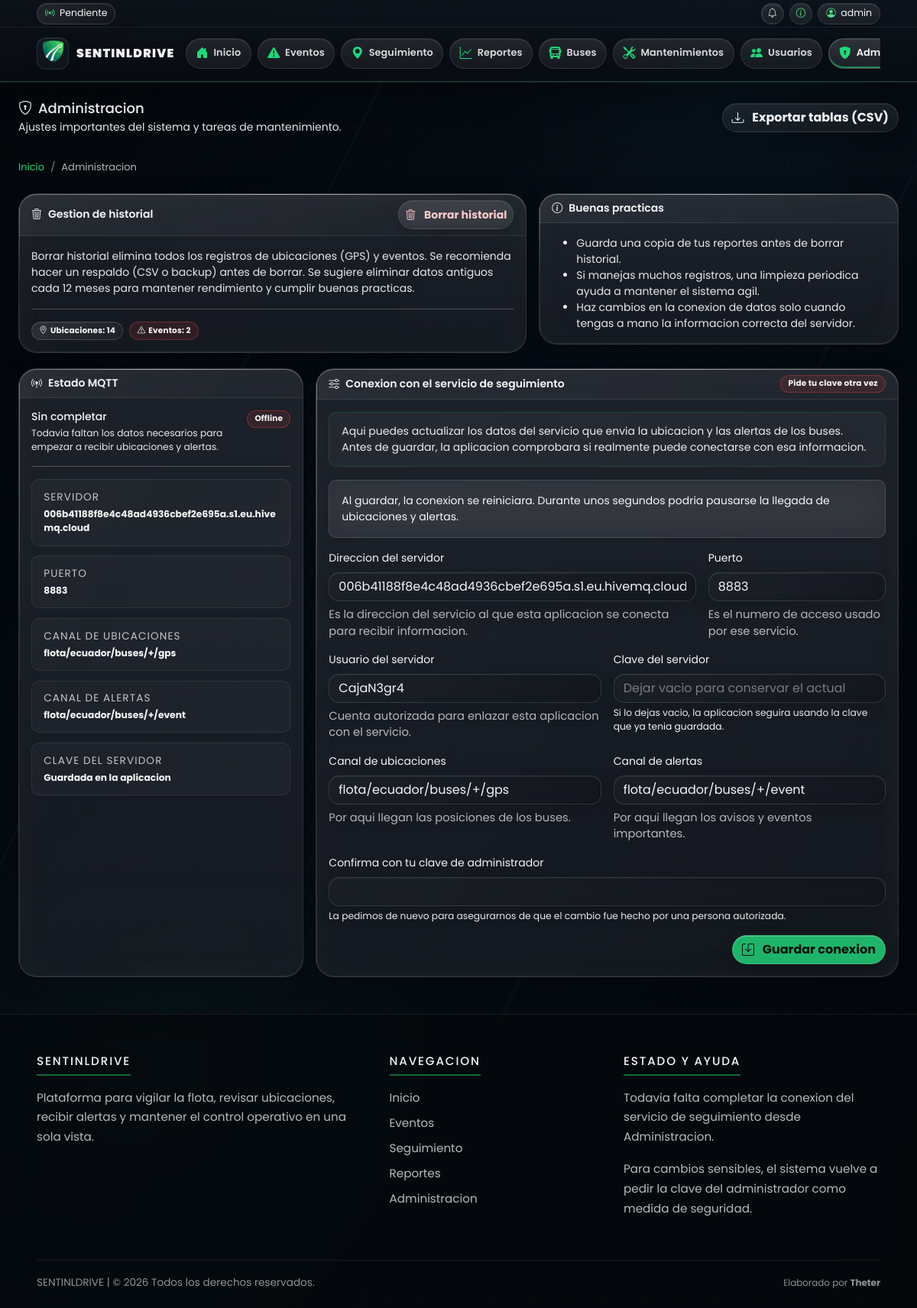
The page /admin (signed in) on the database its author committed.
### app/models/system_setting.py (models this page shows, shortened)
class SystemSetting(db.Model):
    __tablename__ = "system_setting"
    key = db.Column(db.String(80), primary_key=True)
    value = db.Column(db.Text, nullable=True)
    updated_at = db.Column(
        db.DateTime(timezone=True),
        default=ecuador_now,
        onupdate=ecuador_now,
        nullable=False,
    )
    @classmethod
    def get_value(cls, key: str, default=None):
        row = db.session.get(cls, key)
        if row is None or row.value in (None, ""):
            return default
        return row.value

### app/routes/admin.py (the view)
@admin_bp.route("/admin")
@require_admin
def admin_panel():
    return _render_admin_panel()

### app/routes/admin.py (called while the page is built)
def _admin_panel_context(mqtt_settings_override: dict | None = None) -> dict:
    total_events = Event.query.count()
    total_locations = Location.query.count()
    return {
        "total_events": total_events,
        "total_locations": total_locations,
        "mqtt_state": MQTT_STATE,
        "mqtt_settings": mqtt_settings_override or get_mqtt_form_defaults(current_app.config),
        "mqtt_runtime": get_runtime_mqtt_settings(current_app.config),
    }

def _render_admin_panel(mqtt_settings_override: dict | None = None, status_code: int = 200):
    return (
        render_template(
            "admin.html",
            **_admin_panel_context(mqtt_settings_override=mqtt_settings_override),
        ),
        status_code,
    )

### app/utils/time.py (called while the page is built)
def ecuador_now() -> datetime:
    return datetime.now(ECUADOR_TZ)

### app/templates/admin.html (shortened to what this page needs)
{% extends "base.html" %}
{% block content %}
<div class="d-flex align-items-center justify-content-between flex-wrap gap-2 mb-4">
    <div>
        <h2 class="mb-1"><i class="bi bi-shield-lock me-2"></i>Administracion</h2>
        <div class="text-muted">Ajustes importantes del sistema y tareas de mantenimiento.</div>
    </div>
    <div class="d-flex gap-2">
        <a class="btn btn-outline-secondary" href="{{ url_for('reports.download_tables') }}">
            <i class="bi bi-download me-1"></i> Exportar tablas (CSV)
        </a>
    </div>
</div>
<nav aria-label="breadcrumb" class="breadcrumb-nav">
    <ol class="breadcrumb">
        <li class="breadcrumb-item"><a href="{{ url_for('dashboard.dashboard') }}">Inicio</a></li>
        <li class="breadcrumb-item active" aria-current="page">Administracion</li>
    </ol>
</nav>
<div class="row g-3">
    <div class="col-12 col-xl-7">
        <div class="card">
            <div class="card-header d-flex align-items-center justify-content-between flex-wrap gap-2">
                <div class="fw-semibold"><i class="bi bi-trash3 me-2"></i>Gestion de historial</div>
                <button type="button" class="btn btn-danger btn-sm" data-bs-toggle="modal" data-bs-target="#purgeHistoryModal">
                    <i class="bi bi-trash3 me-1"></i> Borrar historial
                </button>
            </div>
            <div class="card-body">
                <div class="text-muted">
                    Borrar historial elimina todos los registros de ubicaciones (GPS) y eventos.
                    Se recomienda hacer un respaldo (CSV o backup) antes de borrar.
                    Se sugiere eliminar datos antiguos cada 12 meses para mantener rendimiento y cumplir buenas practicas.
                </div>
                <hr class="opacity-25">
                <div class="d-flex flex-wrap gap-2">
                    <span class="badge badge-soft"><i class="bi bi-geo-alt me-1"></i>Ubicaciones: {{ total_locations }}</span>
                    <span class="badge badge-danger-soft"><i class="bi bi-exclamation-triangle me-1"></i>Eventos: {{ total_events }}</span>
                </div>
            </div>
        </div>
    </div>
    <div class="col-12 col-xl-5">
        <div class="card">
            <div class="card-header fw-semibold"><i class="bi bi-info-circle me-2"></i>Buenas practicas</div>
            <div class="card-body">
                <ul class="mb-0 text-muted">
                    <li>Guarda una copia de tus reportes antes de borrar historial.</li>
                    <li>Si manejas muchos registros, una limpieza periodica ayuda a mantener el sistema agil.</li>
                    <li>Haz cambios en la conexion de datos solo cuando tengas a mano la informacion correcta del servidor.</li>
                </ul>
            </div>
        </div>
    </div>
</div>
<div class="row g-3 mt-1">
    <div class="col-12 col-xl-4">
        <div class="card h-100">
            <div class="card-header fw-semibold"><i class="bi bi-broadcast-pin me-2"></i>Estado MQTT</div>
            <div class="card-body">
                <div class="d-flex align-items-start justify-content-between">
                    <div>
                        {% if not mqtt_state.configuration_ready %}
                        <div class="h5 mb-1">Sin completar</div>
                        <div class="text-muted small">Todavia faltan los datos necesarios para empezar a recibir ubicaciones y alertas.</div>
                        {% elif mqtt_state.connected %}
                        <div class="h5 mb-1">Recibiendo datos</div>
                        <div class="text-muted small">La conexion con el servidor esta activa y lista para trabajar.</div>
                        {% else %}
                        <div class="h5 mb-1">Sin comunicacion</div>
                        <div class="text-muted small">La aplicacion intentara reconectarse automaticamente.</div>
                        {% endif %}
                    </div>
                    <span class="badge {% if mqtt_state.connected %}badge-soft{% else %}badge-danger-soft{% endif %}">
                        {% if mqtt_state.connected %}Online{% else %}Offline{% endif %}
                    </span>
                </div>
                <hr class="opacity-25">
                <div class="status-list small">
                    <div class="status-row">
                        <div>
                            <span class="status-row-label">Servidor</span>
                            <span class="status-row-value">{{ mqtt_runtime.broker or 'Aun no definido' }}</span>
                        </div>
                    </div>
                    <div class="status-row">
                        <div>
                            <span class="status-row-label">Puerto</span>
                            <span class="status-row-value">{{ mqtt_runtime.port or 'No disponible' }}</span>
                        </div>
                    </div>
                    <div class="status-row">
                        <div>
                            <span class="status-row-label">Canal de ubicaciones</span>
                            <span class="status-row-value">{{ mqtt_runtime.topic_gps or 'Aun no definido' }}</span>
                        </div>
                    </div>
                    <div class="status-row">
                        <div>
                            <span class="status-row-label">Canal de alertas</span>
                            <span class="status-row-value">{{ mqtt_runtime.topic_event or 'Aun no definido' }}</span>
                        </div>
                    </div>
                    <div class="status-row">
                        <div>
                            <span class="status-row-label">Clave del servidor</span>
                            <span class="status-row-value">{% if mqtt_settings.mqtt_password_saved %}Guardada en la aplicacion{% elif mqtt_settings.mqtt_password_available %}Disponible por respaldo{% else %}Aun pendiente{% endif %}</span>
                        </div>
                    </div>
                </div>
            </div>
        </div>
    </div>
    <div class="col-12 col-xl-8">
        <div class="card settings-panel">
            <div class="card-header d-flex align-items-center justify-content-between flex-wrap gap-2">
                <div class="fw-semibold"><i class="bi bi-sliders me-2"></i>Conexion con el servicio de seguimiento</div>
                <span class="badge badge-danger-soft">Pide tu clave otra vez</span>
            </div>
            <div class="card-body">
                <div class="settings-intro">
                    Aqui puedes actualizar los datos del servicio que envia la ubicacion y las alertas de los buses. Antes de guardar, la aplicacion comprobara si realmente puede conectarse con esa informacion.
                </div>
                <div class="alert alert-warning" role="alert">
                    Al guardar, la conexion se reiniciara. Durante unos segundos podria pausarse la llegada de ubicaciones y alertas.
                </div>
                <form action="{{ url_for('admin.update_mqtt_settings') }}" method="POST">
                    <div class="row g-3">
                        <div class="col-md-8">
                            <label class="form-label">Direccion del servidor</label>
                            <input type="text" name="mqtt_broker" class="form-control" required value="{{ mqtt_settings.mqtt_broker }}">
                            <div class="field-explain">Es la direccion del servicio al que esta aplicacion se conecta para recibir informacion.</div>
                        </div>
                        <div class="col-md-4">
                            <label class="form-label">Puerto</label>
                            <input type="number" name="mqtt_port" class="form-control" min="1" required value="{{ mqtt_settings.mqtt_port }}">
                            <div class="field-explain">Es el numero de acceso usado por ese servicio.</div>
                        </div>
                        <div class="col-md-6">
                            <label class="form-label">Usuario del servidor</label>
                            <input type="text" name="mqtt_username" class="form-control" required value="{{ mqtt_settings.mqtt_username }}">
                            <div class="field-explain">Cuenta autorizada para enlazar esta aplicacion con el servicio.</div>
                        </div>
                        <div class="col-md-6">
                            <label class="form-label">Clave del servidor</label>
                            <input type="password" name="mqtt_password" class="form-control" autocomplete="new-password" placeholder="{% if mqtt_settings.mqtt_password_available %}Dejar vacio para conservar el actual{% else %}Ingresa el password del broker{% endif %}">
                            <div class="form-text">
                                {% if mqtt_settings.mqtt_password_available %}
                                Si lo dejas vacio, la aplicacion seguira usando la clave que ya tenia guardada.
                                {% else %}
                                Este dato es obligatorio para completar la conexion.
                                {% endif %}
                            </div>
                        </div>
                        <div class="col-md-6">
                            <label class="form-label">Canal de ubicaciones</label>
                            <input type="text" name="mqtt_topic_gps" class="form-control" required value="{{ mqtt_settings.mqtt_topic_gps }}">
                            <div class="field-explain">Por aqui llegan las posiciones de los buses.</div>
                        </div>
                        <div class="col-md-6">
                            <label class="form-label">Canal de alertas</label>
                            <input type="text" name="mqtt_topic_event" class="form-control" required value="{{ mqtt_settings.mqtt_topic_event }}">
                            <div class="field-explain">Por aqui llegan los avisos y eventos importantes.</div>
                        </div>
                        <div class="col-12">
                            <label class="form-label">Confirma con tu clave de administrador</label>
                            <input type="password" name="admin_password" class="form-control" autocomplete="current-password" required>
                            <div class="form-text">La pedimos de nuevo para asegurarnos de que el cambio fue hecho por una persona autorizada.</div>
                        </div>
                        <div class="col-12 d-flex justify-content-end">
                            <button type="submit" class="btn btn-primary">
                                <i class="bi bi-save me-1"></i> Guardar conexion
                            </button>
                        </div>
                    </div>
                </form>
            </div>
        </div>
    </div>
</div>
{% endblock %}

### static/css/theme.css (style rules this page uses)
:root, :root[data-theme="glass-dark"] { --bg-base: #060b12; --bg-main: var(--bg-base); --bg-surface: rgba(18, 22, 30, 0.58); --bg-surface-strong: rgba(20, 24, 32, 0.68); --glass-bg: rgba(18, 22, 30, 0.58); --glass-bg-strong: rgba(20, 24, 32, 0.68); --glass-border: rgba(255, 255, 255, 0.10); --glass-border-strong: rgba(255, 255, 255, 0.16); --glass-highlight: rgba(255, 255, 255, 0.08); --glass-shadow: rgba(0, 0, 0, 0.34); --line-soft: rgba(255, 255, 255, 0.08); --line-bright: rgba(255, 255, 255, 0.18); --text-primary: rgba(255, 255, 255, 0.96); --text-secondary: rgba(255, 255, 255, 0.74); --text-muted: rgba(255, 255, 255, 0.52); --accent-green: #22d67a; --accent-green-soft: rgba(34, 214, 122, 0.18); --accent-cyan: #42d7ff; --accent-cyan-soft: rgba(66, 215, 255, 0.16); --accent: var(--accent-green); --accent-soft: var(--accent-green-soft); --success: #22d67a; --warning: #ffb020; --danger: #ff5f6d; --info: #42d7ff; --chart-grid: rgba(255, 255, 255, 0.10); --chart-text: rgba(255, 255, 255, 0.78); --shadow-soft: 0 22px 56px rgba(0, 0, 0, 0.34); --radius-sm: 10px; --radius-md: 14px; --radius-lg: 18px; --radius-xl: 24px; --transition-fast: 150ms ease; --transition-normal: 240ms ease; --header-height: 64px; --nav-height: 58px; --logo-size-navbar: 42px; --logo-size-compact: 36px; --background: var(--bg-main); --card-background: var(--bg-surface); --border-color: var(--glass-border); --accent-color: var(--accent); --success-color: var(--success); --warning-color: var(--warning); --danger-color: var(--danger); --chart-grid-color: var(--chart-grid); --chart-text-color: var(--chart-text); --bg: var(--bg-main); --surface: var(--bg-surface); --text: var(--text-primary); --muted: var(--text-secondary); --border: var(--glass-border); --border-2: rgba(255, 255, 255, 0.16); --border-accent: rgba(34, 214, 122, 0.46); --shadow: 0 28px 72px rgba(0, 0, 0, 0.44); }
html[data-theme="glass-dark"] { color-scheme: dark; }
html[data-theme="glass-dark"], html[data-theme="glass-dark"] body { min-height: 100%; background: radial-gradient(circle at 12% 8%, rgba(34, 214, 122, 0.12), transparent 28rem), radial-gradient(circle at 86% 12%, rgba(66, 215, 255, 0.11), transparent 24rem), linear-gradient(145deg, #02060a 0%, #061019 42%, #0f1724 100%); color: var(--text-primary); }
html[data-theme="glass-dark"] body { position: relative; isolation: isolate; }
html[data-theme="glass-dark"] body::before, html[data-theme="glass-dark"] body::after { content: ""; position: fixed; inset: 0; pointer-events: none; z-index: -2; }
html[data-theme="glass-dark"] body::before { background: radial-gradient(circle, rgba(34, 214, 122, 0.18) 1px, transparent 1.6px) 0 0 / 46px 46px, linear-gradient(120deg, rgba(34, 214, 122, 0.055), transparent 28%), linear-gradient(300deg, rgba(66, 215, 255, 0.045), transparent 32%); opacity: 0.5; }
html[data-theme="glass-dark"] body::after { background: linear-gradient(115deg, transparent 0 26%, rgba(34, 214, 122, 0.09) 26.2%, transparent 26.45% 62%, rgba(66, 215, 255, 0.06) 62.2%, transparent 62.45%), radial-gradient(circle at 72% 72%, rgba(34, 214, 122, 0.11), transparent 18rem); opacity: 0.36; z-index: -1; }

### rows shown on the page
SystemSetting: value "006b41188f8e4c48ad4936cbef2e695a.s1.eu.hivemq.cloud", mqtt_broker "006b41188f8e4c48ad4936cbef2e695a.s1.eu.hivemq.cloud"
SystemSetting: value "flota/ecuador/buses/+/gps", mqtt_topic_gps "flota/ecuador/buses/+/gps"
SystemSetting: value "flota/ecuador/buses/+/event", mqtt_topic_event "flota/ecuador/buses/+/event"
SystemSetting: mqtt_username "CajaN3gr4"

### other values the page prints
{{ session.get('user') or 'Invitado' }} "admin"
{{ total_locations }} "14"
{{ total_events }} "2"
{{ mqtt_runtime.port or 'No disponible' }} "8883"
{{ current_year }} "2026"
